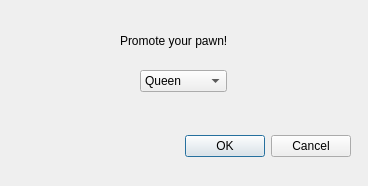
<?xml version="1.0" encoding="UTF-8"?>
<ui version="4.0">
 <class>promoteDialog</class>
 <widget class="QDialog" name="promoteDialog">
  <property name="geometry">
   <rect>
    <x>0</x>
    <y>0</y>
    <width>368</width>
    <height>186</height>
   </rect>
  </property>
  <property name="windowTitle">
   <string>Dialog</string>
  </property>
  <widget class="QDialogButtonBox" name="buttonBox">
   <property name="geometry">
    <rect>
     <x>10</x>
     <y>130</y>
     <width>341</width>
     <height>32</height>
    </rect>
   </property>
   <property name="orientation">
    <enum>Qt::Horizontal</enum>
   </property>
   <property name="standardButtons">
    <set>QDialogButtonBox::Cancel|QDialogButtonBox::Ok</set>
   </property>
  </widget>
  <widget class="QLabel" name="label">
   <property name="geometry">
    <rect>
     <x>120</x>
     <y>20</y>
     <width>191</width>
     <height>41</height>
    </rect>
   </property>
   <property name="text">
    <string>Promote your pawn!</string>
   </property>
  </widget>
  <widget class="QComboBox" name="comboBox">
   <property name="geometry">
    <rect>
     <x>140</x>
     <y>70</y>
     <width>87</width>
     <height>22</height>
    </rect>
   </property>
   <item>
    <property name="text">
     <string>Queen</string>
    </property>
   </item>
   <item>
    <property name="text">
     <string>Knight</string>
    </property>
   </item>
   <item>
    <property name="text">
     <string>Bishop</string>
    </property>
   </item>
   <item>
    <property name="text">
     <string>Rook</string>
    </property>
   </item>
  </widget>
 </widget>
 <resources/>
 <connections>
  <connection>
   <sender>buttonBox</sender>
   <signal>accepted()</signal>
   <receiver>promoteDialog</receiver>
   <slot>accept()</slot>
   <hints>
    <hint type="sourcelabel">
     <x>248</x>
     <y>254</y>
    </hint>
    <hint type="destinationlabel">
     <x>157</x>
     <y>274</y>
    </hint>
   </hints>
  </connection>
  <connection>
   <sender>buttonBox</sender>
   <signal>rejected()</signal>
   <receiver>promoteDialog</receiver>
   <slot>reject()</slot>
   <hints>
    <hint type="sourcelabel">
     <x>316</x>
     <y>260</y>
    </hint>
    <hint type="destinationlabel">
     <x>286</x>
     <y>274</y>
    </hint>
   </hints>
  </connection>
 </connections>
</ui>
